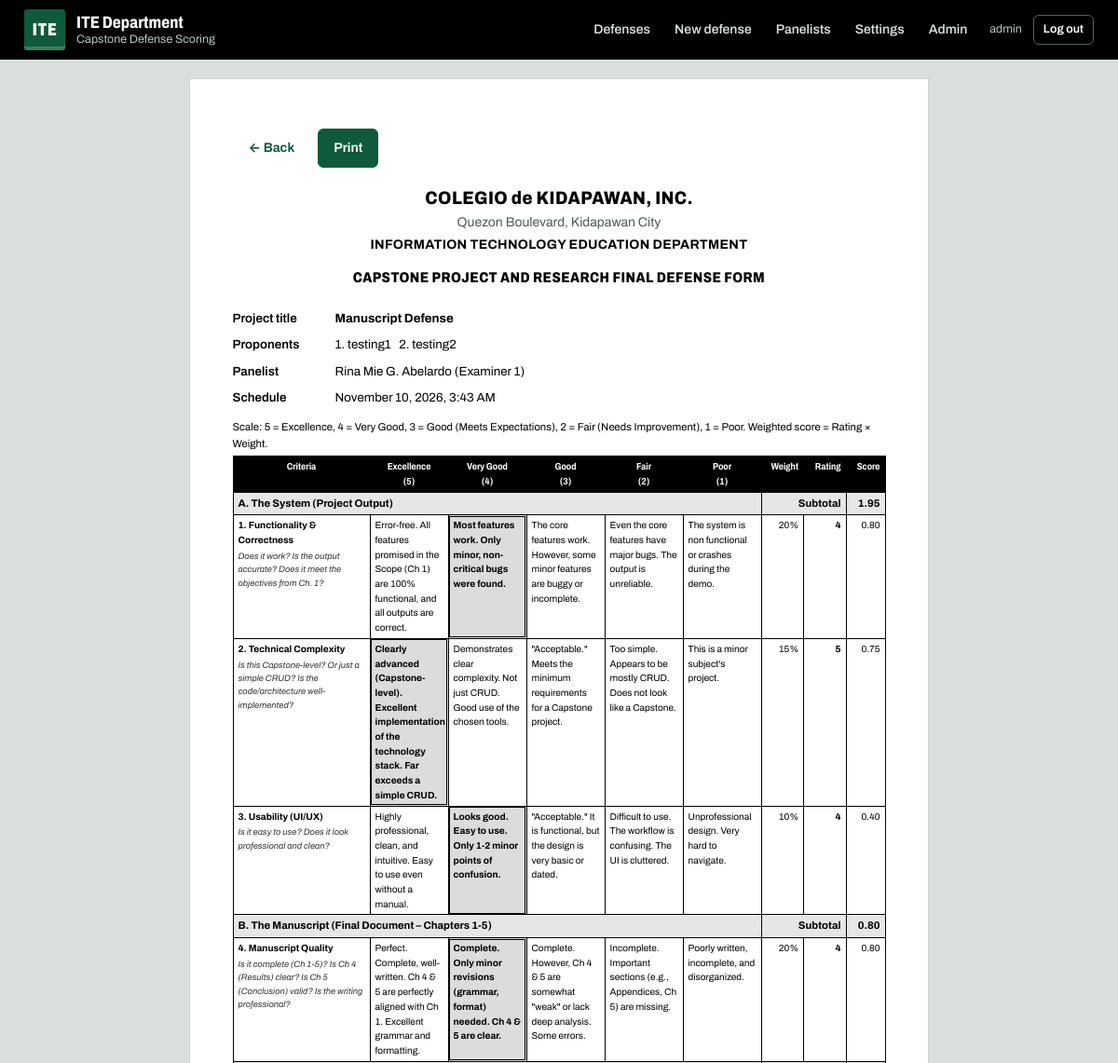
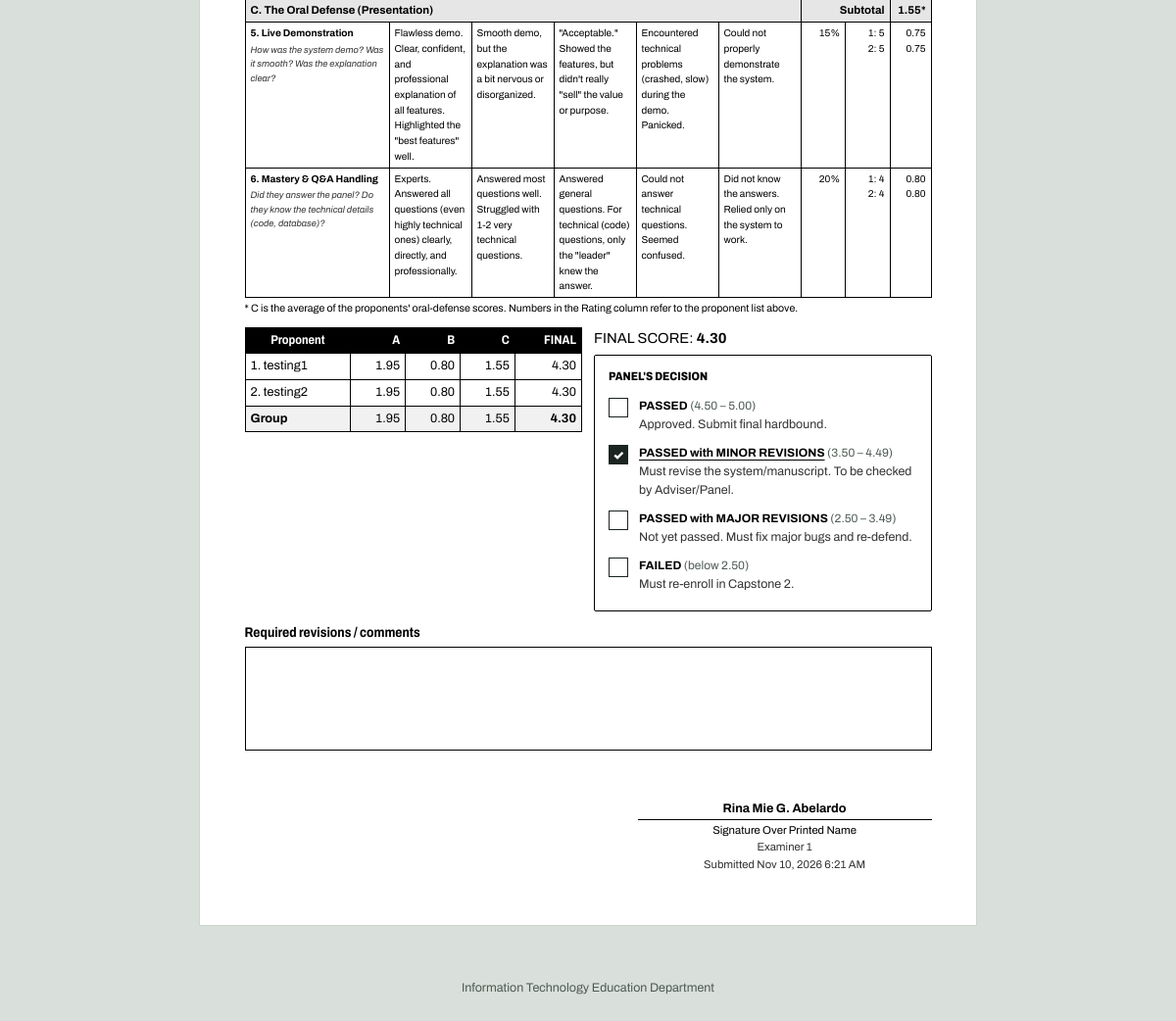
The page /evaluation/13/print/ (signed in) on the database its author committed (2 pictures, top to bottom).
### defense/models.py (models this page shows, shortened)
class Panelist(models.Model):
    user = models.OneToOneField(
        settings.AUTH_USER_MODEL, on_delete=models.CASCADE, related_name="panelist")
    prefix = models.CharField(max_length=20, blank=True, help_text="e.g. Engr., Dr.")
    suffix = models.CharField(max_length=40, blank=True, help_text="e.g. LPT, CCpE")
    class Meta:
        ordering = ["user__last_name", "user__first_name"]
    @property
    def display_name(self):
        full = " ".join(p for p in (self.user.first_name, self.user.last_name) if p).strip()
        full = full or self.user.username
        if self.prefix:
            full = f"{self.prefix} {full}"
        if self.suffix:
            full = f"{full}, {self.suffix}"
        return full

class Defense(models.Model):
    OPEN = "open"
    CLOSED = "closed"
    STATUS_CHOICES = [(OPEN, "Open"), (CLOSED, "Closed")]
    title = models.CharField("Project title", max_length=300)
    schedule_date = models.DateField()
    schedule_time = models.TimeField(null=True, blank=True)
    venue = models.CharField(max_length=150, blank=True)
    status = models.CharField(max_length=10, choices=STATUS_CHOICES, default=OPEN)
    created_at = models.DateTimeField(auto_now_add=True)
    class Meta:
        ordering = ["-schedule_date", "-schedule_time", "-pk"]

class Proponent(models.Model):
    defense = models.ForeignKey(Defense, on_delete=models.CASCADE, related_name="proponents")
    full_name = models.CharField(max_length=150)
    order = models.PositiveSmallIntegerField(default=0)
    class Meta:
        ordering = ["order", "pk"]

class PanelAssignment(models.Model):
    EX1 = "EX1"
    EX2 = "EX2"
    RC = "RC"
    ROLE_CHOICES = [(EX1, "Examiner 1"), (EX2, "Examiner 2"), (RC, "Research Coordinator")]
    ROLES = [EX1, EX2, RC]
    defense = models.ForeignKey(Defense, on_delete=models.CASCADE, related_name="assignments")
    panelist = models.ForeignKey(Panelist, on_delete=models.PROTECT, related_name="assignments")
    role = models.CharField(max_length=3, choices=ROLE_CHOICES)
    class Meta:
        constraints = [
            models.UniqueConstraint(fields=["defense", "role"], name="uniq_defense_role"),
            models.UniqueConstraint(fields=["defense", "panelist"], name="uniq_defense_panelist"),
        ]
    @property
    def role_order(self):
        return self.ROLES.index(self.role)

class Criterion(models.Model):
    SECTION_CHOICES = [
        ("A", "A. The System (Project Output)"),
        ("B", "B. The Manuscript (Final Document – Chapters 1-5)"),
        ("C", "C. The Oral Defense (Presentation)"),
    ]
    number = models.PositiveSmallIntegerField(
        unique=True, validators=[MinValueValidator(1), MaxValueValidator(6)])
    section = models.CharField(max_length=1, choices=SECTION_CHOICES)
    name = models.CharField(max_length=120)
    guide_question = models.TextField(blank=True)
    weight = models.DecimalField(
        max_digits=4, decimal_places=3, help_text="Fraction, e.g. 0.20 for 20%.")
    per_proponent = models.BooleanField(
        default=False, help_text="Rated separately for each proponent (oral defense).")
    desc_5 = models.TextField("5 – Excellence", blank=True)
    desc_4 = models.TextField("4 – Very Good", blank=True)
    desc_3 = models.TextField("3 – Good", blank=True)
    desc_2 = models.TextField("2 – Fair", blank=True)
    desc_1 = models.TextField("1 – Poor", blank=True)
    is_active = models.BooleanField(default=True)
    class Meta:
        ordering = ["number"]
        verbose_name_plural = "criteria"
    @property
    def weight_percent(self):
        return (self.weight * 100).normalize()
    @property
    def descriptors(self):
        return [(n, getattr(self, f"desc_{n}")) for n in (5, 4, 3, 2, 1)]
    @property
    def scale(self):
        return [{"n": n, "label": RATING_LABELS[n], "text": text}
                for n, text in self.descriptors]

class Evaluation(models.Model):
    assignment = models.OneToOneField(
        PanelAssignment, on_delete=models.CASCADE, related_name="evaluation")
    comments = models.TextField("Required Revisions / Comments", blank=True)
    submitted = models.BooleanField(default=False)
    submitted_at = models.DateTimeField(null=True, blank=True)
    updated_at = models.DateTimeField(auto_now=True)

### defense/views.py (the view)
# urls.py: path("evaluation/<int:pk>/print/", views.print_panelist_form, name="print_form"),
@login_required
def print_panelist_form(request, pk):
    assignment = get_object_or_404(
        PanelAssignment.objects.select_related("defense", "panelist__user"), pk=pk)
    defense = assignment.defense
    own = assignment.panelist.user_id == request.user.pk
    if not own and not is_manager(request.user):
        raise PermissionDenied("You can only print your own evaluation.")
    criteria = scoring.active_criteria()
    proponents = list(defense.proponents.all())
    cutoffs = scoring.current_cutoffs()
    evaluation = get_evaluation(assignment)
    group, individual = scoring.load_ratings(evaluation) if evaluation else ({}, {})
    score = scoring.score_ratings(criteria, proponents, group, individual, cutoffs)
    return render(request, "defense/print_form.html", {
        "defense": defense,
        "assignment": assignment,
        "evaluation": evaluation,
        "panel": sorted(defense.assignments.select_related("panelist__user"),
                        key=lambda a: a.role_order),
        "proponents": proponents,
        "lines": scoring.rating_lines(criteria, proponents, group, individual),
        "score": score,
        "verdict_choices": scoring.verdict_bands(cutoffs),
        "cutoffs": cutoffs,
    })

### defense/context_processors.py (called while the page is built)
def institution(request):
    return {"INSTITUTION": settings.INSTITUTION}

### defense/models.py (called while the page is built)
    @classmethod
    def load(cls):
        obj, _ = cls.objects.get_or_create(pk=1)
        return obj

    @property
    def cutoffs(self):
        return (self.passed_cutoff, self.minor_cutoff, self.major_cutoff)

### defense/scoring.py (called while the page is built)
def to_decimal(value):
    if isinstance(value, float):
        raise TypeError("Scores must not be floats; pass a Decimal, int or str.")
    if isinstance(value, Decimal):
        return value
    return Decimal(str(value))

def round2(value):
    return to_decimal(value).quantize(CENT, rounding=ROUND_HALF_UP)

def get_verdict(score, cutoffs=None):
    passed, minor, major = (to_decimal(c) for c in (cutoffs or DEFAULT_CUTOFFS))
    s = round2(score)
    if s >= passed:
        return PASSED
    if s >= minor:
        return MINOR
    if s >= major:
        return MAJOR
    return FAILED

def verdict_bands(cutoffs=None):
    passed, minor, major = (round2(c) for c in (cutoffs or DEFAULT_CUTOFFS))
    step = CENT
    ranges = {
        PASSED: f"{passed} – 5.00",
        MINOR: f"{minor} – {passed - step}",
        MAJOR: f"{major} – {minor - step}",
        FAILED: f"below {major}",
    }
    return [{"code": v, "label": VERDICT_LABELS[v], "note": VERDICT_NOTES[v],
             "range": ranges[v]} for v in VERDICT_ORDER]

def weighted_score(rating, weight):
    return to_decimal(rating) * to_decimal(weight)

def rating_lines(criteria, proponents, group_ratings, individual_ratings):
    lines = []
    for c in criteria:
        if c.per_proponent:
            cells = []
            for p in proponents:
                r = individual_ratings.get((c.pk, getattr(p, "pk", p)))
                cells.append({"proponent": p, "rating": r,
                              "weighted": None if r is None else weighted_score(r, c.weight)})
            lines.append({"criterion": c, "per_proponent": cells})
        else:
            r = group_ratings.get(c.pk)
            lines.append({"criterion": c, "rating": r,
                          "weighted": None if r is None else weighted_score(r, c.weight)})
    return lines

def load_ratings(evaluation):
    group = {g.criterion_id: g.rating for g in evaluation.group_ratings.all()}
    individual = {(i.criterion_id, i.proponent_id): i.rating
                  for i in evaluation.individual_ratings.all()}
    return group, individual

def current_cutoffs():
    from .models import ScoringSettings
    return ScoringSettings.load().cutoffs

### defense/templates/defense/print_form.html (shortened to what this page needs)
{% extends "base.html" %}
{% load defense_extras %}
{% block body_class %}print-page{% endblock %}
{% block main_class %}sheet{% endblock %}
{% block content %}
<div class="print-toolbar no-print">
  <a class="btn btn-ghost" href="{% if assignment.panelist.user_id == user.pk %}{% url 'defense:evaluate' assignment.pk %}{% else %}{% url 'defense:results' defense.pk %}{% endif %}">← Back</a>
  <button type="button" class="btn btn-primary" onclick="window.print()">Print</button>
</div>
<div class="inst-block">
  <div class="inst-name">{{ INSTITUTION.name }}</div>
  <div class="inst-sub">{{ INSTITUTION.address }}</div>
  <div class="inst-dept">{{ INSTITUTION.department }}</div>
  <div class="form-title">{{ INSTITUTION.form_title }}</div>
</div>
<table class="info-table">
  <tr><th>Project title</th><td><strong>{{ defense.title }}</strong></td></tr>
  <tr><th>Proponents</th><td>{% for p in proponents %}{{ forloop.counter }}. {{ p.full_name }}{% if not forloop.last %}&nbsp;&nbsp; {% endif %}{% endfor %}</td></tr>
  <tr><th>Panelist</th><td>{{ assignment.panelist.display_name }} ({{ assignment.get_role_display }})</td></tr>
  <tr><th>Schedule</th><td>{{ defense.schedule_date|date:"F j, Y" }}{% if defense.schedule_time %}, {{ defense.schedule_time|time:"g:i A" }}{% endif %}{% if defense.venue %}, {{ defense.venue }}{% endif %}</td></tr>
</table>
<p class="print-scale">Scale: 5 = Excellence, 4 = Very Good, 3 = Good (Meets Expectations), 2 = Fair (Needs Improvement), 1 = Poor. Weighted score = Rating × Weight.</p>
<table class="print-table rubric-print">
  <colgroup><col class="c-crit"><col class="c-desc"><col class="c-desc"><col class="c-desc"><col class="c-desc"><col class="c-desc"><col class="c-w"><col class="c-r"><col class="c-s"></colgroup>
  <thead>
    <tr><th>Criteria</th><th>Excellence<br>(5)</th><th>Very Good<br>(4)</th><th>Good<br>(3)</th><th>Fair<br>(2)</th><th>Poor<br>(1)</th><th class="num">Weight</th><th class="num">Rating</th><th class="num">Score</th></tr>
  </thead>
  <tbody>
  {% for line in lines %}
    {% with c=line.criterion %}
    {% ifchanged c.section %}
      <tr class="sec-row"><td colspan="6">{{ c.get_section_display }}</td>
        <td class="num" colspan="2">Subtotal</td>
        <td class="num"><strong>{% if c.section == "A" %}{{ score.A|fmt2 }}{% elif c.section == "B" %}{{ score.B|fmt2 }}{% else %}{{ score.C|fmt2 }}{% if proponents|length > 1 %}*{% endif %}{% endif %}</strong></td></tr>
    {% endifchanged %}
    <tr>
      <td><strong>{{ c.number }}. {{ c.name }}</strong><div class="guide">{{ c.guide_question }}</div></td>
      {% for s in c.scale %}<td class="desc-cell{% if line.rating == s.n %} picked{% endif %}">{{ s.text }}</td>{% endfor %}
      <td class="num">{{ c.weight_percent|pct }}%</td>
      {% if line.per_proponent %}
        <td class="num">{% for cell in line.per_proponent %}<div class="pp">{{ forloop.counter }}: {{ cell.rating|default:"—" }}</div>{% endfor %}</td>
        <td class="num">{% for cell in line.per_proponent %}<div class="pp">{{ cell.weighted|fmt2 }}</div>{% endfor %}</td>
      {% else %}
        <td class="num"><strong>{{ line.rating|default:"—" }}</strong></td>
        <td class="num">{{ line.weighted|fmt2 }}</td>
      {% endif %}
    </tr>
    {% endwith %}
  {% endfor %}
  </tbody>
</table>
{% if proponents|length > 1 %}<p class="print-note">* C is the average of the proponents' oral-defense scores. Numbers in the Rating column refer to the proponent list above.</p>{% endif %}
<div class="print-two">
  <table class="print-table summary-print">
    <thead><tr><th>Proponent</th><th class="num">A</th><th class="num">B</th><th class="num">C</th><th class="num">FINAL</th></tr></thead>
    <tbody>
      {% for ps in score.proponents %}
      <tr><td>{{ forloop.counter }}. {{ ps.proponent.full_name }}</td><td class="num">{{ score.A|fmt2 }}</td><td class="num">{{ score.B|fmt2 }}</td><td class="num">{{ ps.C|fmt2 }}</td><td class="num">{{ ps.final|fmt2 }}</td></tr>
      {% endfor %}
    </tbody>
    <tfoot><tr><th>Group</th><td class="num">{{ score.A|fmt2 }}</td><td class="num">{{ score.B|fmt2 }}</td><td class="num">{{ score.C|fmt2 }}</td><td class="num"><strong>{{ score.final|fmt2 }}</strong></td></tr></tfoot>
  </table>
  <div class="print-decision">
    <div class="print-final">FINAL SCORE: <strong>{{ score.final|fmt2 }}</strong></div>
    {% if score.complete %}{% include "defense/_decision.html" with selected=score.verdict %}{% else %}{% include "defense/_decision.html" with selected=None %}{% endif %}
  </div>
</div>
<h3 class="print-h">Required revisions / comments</h3>
<div class="comment-box">{{ evaluation.comments|default:""|linebreaksbr }}</div>
<div class="signatures single">
  <div class="sig">
    <div class="sig-name">{{ assignment.panelist.display_name }}</div>
    <div class="sig-line">Signature Over Printed Name</div>
    <div class="sig-role">{{ assignment.get_role_display }}</div>{% if evaluation.submitted_at %}<div class="sig-role">Submitted {{ evaluation.submitted_at|date:"M j, Y g:i A" }}</div>{% endif %}
  </div>
</div>
{% endblock %}

### templates/base.html (shortened to what this page needs)
{% load static %}<!doctype html>
<html lang="en">
<head>
  <link rel="stylesheet" href="{% static 'css/app.css' %}">
</head>
<body class="{% block body_class %}{% endblock %}">
  {% with here=request.resolver_match.url_name %}
  <header class="topbar no-print">
    <div class="topbar-inner">
      <a class="brand" href="{% if user.is_authenticated %}{% url 'defense:dashboard' %}{% else %}{% url 'login' %}{% endif %}">
        <span class="ite-mark" aria-hidden="true">ITE</span>
        <span class="brand-text">
          <strong>ITE Department</strong>
          <small>Capstone Defense Scoring</small>
        </span>
      </a>
      {% if user.is_authenticated %}
      <nav class="nav" aria-label="Main">
        <a href="{% url 'defense:dashboard' %}" class="{% if here == 'dashboard' %}is-active{% endif %}"{% if here == 'dashboard' %} aria-current="page"{% endif %}>Defenses</a>
        {% if user.is_staff %}
          <a href="{% url 'defense:defense_create' %}" class="{% if here == 'defense_create' %}is-active{% endif %}">New defense</a>
          <a href="{% url 'defense:panelist_list' %}" class="{% if here == 'panelist_list' or here == 'panelist_create' or here == 'panelist_edit' %}is-active{% endif %}">Panelists</a>
          <a href="{% url 'defense:scoring_settings' %}" class="{% if here == 'scoring_settings' %}is-active{% endif %}">Settings</a>
          {% if user.is_superuser %}<a href="{% url 'admin:index' %}">Admin</a>{% endif %}
        {% endif %}
        <span class="nav-end">
          <span class="nav-user" title="Signed in as {{ user.username }}">{{ user.panelist.display_name|default:user.username }}</span>
          <form method="post" action="{% url 'logout' %}" class="inline">
            <button type="submit" class="nav-logout">Log out</button>
          </form>
        </span>
      </nav>
      {% endif %}
    </div>
  </header>
  {% endwith %}
  <main class="{% block main_class %}container{% endblock %}">{% block content %}{% endblock %}</main>
  <footer class="footer no-print">{{ INSTITUTION.department|title }}</footer>
</body>
</html>

### rows shown on the page
Defense: title "Manuscript Defense", schedule_date "November 10, 2026", schedule_time "3:43 AM"
Proponent: full_name "testing1", rating "5", weighted|fmt2 "0.75", rating "4", weighted|fmt2 "0.80", proponent.full_name "testing1"
Proponent: full_name "testing2", rating "5", weighted|fmt2 "0.75", rating "4", weighted|fmt2 "0.80", proponent.full_name "testing2"
PanelAssignment: panelist.display_name "Rina Mie G. Abelardo", role "Examiner 1"
Criterion: criterion.section "A. The System (Project Output)", A|fmt2 "1.95", criterion.number "1", criterion.name "Functionality & Correctness", criterion.guide_question "Does it work? Is the output accurate? Does it meet the objectives from Ch. 1?", text "Error-free. All features promised in the Scope (Ch 1) are 100% functional, and all outputs are correct." "Most features work. Only minor, non-critical bugs were found." "The core features work. However, some minor features are buggy or incomplete." "Even the core features have major bugs. The output is unreliable." "The system is non functional or crashes during the demo.", criterion.weight_percent|pct "20", rating "4", weighted|fmt2 "0.80"
Criterion: criterion.number "2", criterion.name "Technical Complexity", criterion.guide_question "Is this Capstone-level? Or just a simple CRUD? Is the code/architecture well-implemented?", text "Clearly advanced (Capstone-level). Excellent implementation of the technology stack. Far exceeds a simple CRUD." "Demonstrates clear complexity. Not just CRUD. Good use of the chosen tools." "\"Acceptable.\" Meets the minimum requirements for a Capstone project." "Too simple. Appears to be mostly CRUD. Does not look like a Capstone." "This is a minor subject's project.", criterion.weight_percent|pct "15", rating "5", weighted|fmt2 "0.75"
Criterion: criterion.number "3", criterion.name "Usability (UI/UX)", criterion.guide_question "Is it easy to use? Does it look professional and clean?", text "Highly professional, clean, and intuitive. Easy to use even without a manual." "Looks good. Easy to use. Only 1-2 minor points of confusion." "\"Acceptable.\" It is functional, but the design is very basic or dated." "Difficult to use. The workflow is confusing. The UI is cluttered." "Unprofessional design. Very hard to navigate.", criterion.weight_percent|pct "10", rating "4", weighted|fmt2 "0.40"
Criterion: criterion.section "B. The Manuscript (Final Document – Chapters 1-5)", B|fmt2 "0.80", criterion.number "4", criterion.name "Manuscript Quality", criterion.guide_question "Is it complete (Ch 1-5)? Is Ch 4 (Results) clear? Is Ch 5 (Conclusion) valid? Is the writing professional?", text "Perfect. Complete, well-written. Ch 4 & 5 are perfectly aligned with Ch 1. Excellent grammar and formatting." "Complete. Only minor revisions (grammar, format) needed. Ch 4 & 5 are clear." "Complete. However, Ch 4 & 5 are somewhat \"weak\" or lack deep analysis. Some errors." "Incomplete. Important sections (e.g., Appendices, Ch 5) are missing." "Poorly written, incomplete, and disorganized.", criterion.weight_percent|pct "20", rating "4", weighted|fmt2 "0.80"
Criterion: criterion.section "C. The Oral Defense (Presentation)", C|fmt2 "1.55", criterion.number "5", criterion.name "Live Demonstration", criterion.guide_question "How was the system demo? Was it smooth? Was the explanation clear?", text "Flawless demo. Clear, confident, and professional explanation of all features. Highlighted the \"best features\" well." "Smooth demo, but the explanation was a bit nervous or disorganized." "\"Acceptable.\" Showed the features, but didn't really \"sell\" the value or purpose." "Encountered technical problems (crashed, slow) during the demo. Panicked." "Could not properly demonstrate the system.", criterion.weight_percent|pct "15"
Criterion: criterion.number "6", criterion.name "Mastery & Q&A Handling", criterion.guide_question "Did they answer the panel? Do they know the technical details (code, database)?", text "Experts. Answered all questions (even highly technical ones) clearly, directly, and professionally." "Answered most questions well. Struggled with 1-2 very technical questions." "Answered general questions. For technical (code) questions, only the \"leader\" knew the answer." "Could not answer technical questions. Seemed confused." "Did not know the answers. Relied only on the system to work.", criterion.weight_percent|pct "20"
Evaluation: submitted_at "Nov 10, 2026 6:21 AM"

### other values the page prints
{{ user.panelist.display_name|default:user.username }} "admin"
{{ INSTITUTION.name }} "COLEGIO de KIDAPAWAN, INC."
{{ INSTITUTION.address }} "Quezon Boulevard, Kidapawan City"
{{ INSTITUTION.department }} "INFORMATION TECHNOLOGY EDUCATION DEPARTMENT"
{{ INSTITUTION.form_title }} "CAPSTONE PROJECT AND RESEARCH FINAL DEFENSE FORM"
{{ score.A|fmt2 }} "1.95" "1.95"
{{ score.B|fmt2 }} "0.80" "0.80"
{{ ps.C|fmt2 }} "1.55" "1.55"
{{ ps.final|fmt2 }} "4.30" "4.30"
{{ score.A|fmt2 }} "1.95"
{{ score.B|fmt2 }} "0.80"
{{ score.C|fmt2 }} "1.55"
{{ score.final|fmt2 }} "4.30"
{{ v.label }} "PASSED" "PASSED with MINOR REVISIONS" "PASSED with MAJOR REVISIONS" "FAILED"
{{ v.range }} "4.50 – 5.00" "3.50 – 4.49" "2.50 – 3.49" "below 2.50"
